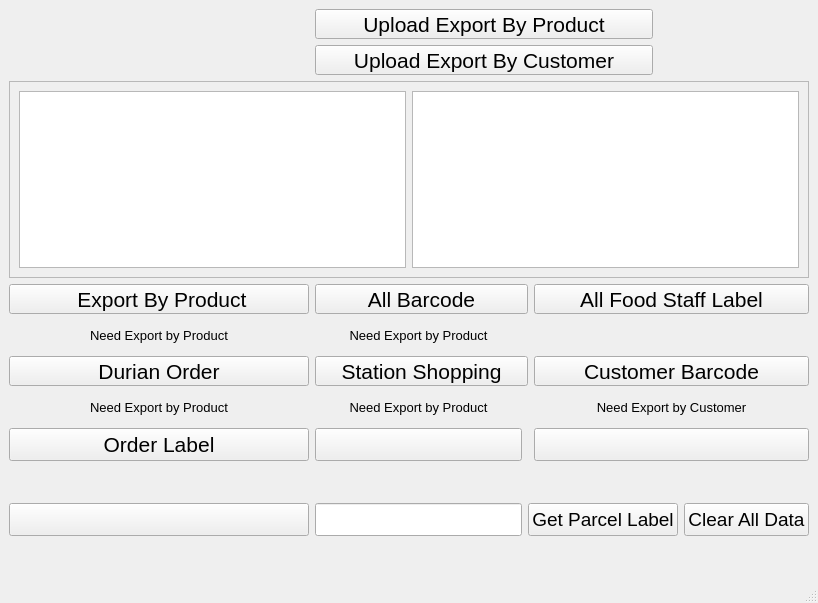
<?xml version="1.0" encoding="UTF-8"?>
<ui version="4.0">
 <class>MainWindow</class>
 <widget class="QMainWindow" name="MainWindow">
  <property name="geometry">
   <rect>
    <x>0</x>
    <y>0</y>
    <width>815</width>
    <height>603</height>
   </rect>
  </property>
  <property name="windowTitle">
   <string>MainWindow</string>
  </property>
  <widget class="QWidget" name="centralwidget">
   <layout class="QGridLayout" name="gridLayout_2">
    <item row="1" column="1" colspan="3">
     <layout class="QHBoxLayout" name="horizontalLayout_2">
      <item>
       <widget class="QPushButton" name="pushButton_2">
        <property name="sizePolicy">
         <sizepolicy hsizetype="Expanding" vsizetype="Expanding">
          <horstretch>0</horstretch>
          <verstretch>0</verstretch>
         </sizepolicy>
        </property>
        <property name="minimumSize">
         <size>
          <width>0</width>
          <height>30</height>
         </size>
        </property>
        <property name="maximumSize">
         <size>
          <width>16777215</width>
          <height>40</height>
         </size>
        </property>
        <property name="font">
         <font>
          <pointsize>16</pointsize>
         </font>
        </property>
        <property name="layoutDirection">
         <enum>Qt::RightToLeft</enum>
        </property>
        <property name="text">
         <string>Upload Export By Customer</string>
        </property>
       </widget>
      </item>
      <item>
       <widget class="QLabel" name="label_3">
        <property name="sizePolicy">
         <sizepolicy hsizetype="Expanding" vsizetype="Expanding">
          <horstretch>0</horstretch>
          <verstretch>0</verstretch>
         </sizepolicy>
        </property>
        <property name="minimumSize">
         <size>
          <width>150</width>
          <height>30</height>
         </size>
        </property>
        <property name="maximumSize">
         <size>
          <width>150</width>
          <height>40</height>
         </size>
        </property>
        <property name="font">
         <font>
          <pointsize>14</pointsize>
         </font>
        </property>
        <property name="layoutDirection">
         <enum>Qt::RightToLeft</enum>
        </property>
        <property name="text">
         <string/>
        </property>
       </widget>
      </item>
     </layout>
    </item>
    <item row="2" column="0" colspan="4">
     <widget class="QFrame" name="frame">
      <property name="frameShape">
       <enum>QFrame::StyledPanel</enum>
      </property>
      <property name="frameShadow">
       <enum>QFrame::Raised</enum>
      </property>
      <layout class="QGridLayout" name="gridLayout">
       <item row="0" column="1">
        <widget class="QTableView" name="tableView_2">
         <property name="sizePolicy">
          <sizepolicy hsizetype="Expanding" vsizetype="Expanding">
           <horstretch>0</horstretch>
           <verstretch>0</verstretch>
          </sizepolicy>
         </property>
         <property name="minimumSize">
          <size>
           <width>0</width>
           <height>0</height>
          </size>
         </property>
         <property name="font">
          <font>
           <pointsize>16</pointsize>
          </font>
         </property>
        </widget>
       </item>
       <item row="0" column="0">
        <widget class="QTableView" name="tableView">
         <property name="sizePolicy">
          <sizepolicy hsizetype="Expanding" vsizetype="Expanding">
           <horstretch>0</horstretch>
           <verstretch>0</verstretch>
          </sizepolicy>
         </property>
         <property name="minimumSize">
          <size>
           <width>0</width>
           <height>0</height>
          </size>
         </property>
         <property name="font">
          <font>
           <pointsize>16</pointsize>
          </font>
         </property>
        </widget>
       </item>
      </layout>
     </widget>
    </item>
    <item row="9" column="2" colspan="2">
     <layout class="QHBoxLayout" name="horizontalLayout_3">
      <item>
       <widget class="QPushButton" name="pushButton_7">
        <property name="sizePolicy">
         <sizepolicy hsizetype="Expanding" vsizetype="Expanding">
          <horstretch>0</horstretch>
          <verstretch>0</verstretch>
         </sizepolicy>
        </property>
        <property name="minimumSize">
         <size>
          <width>0</width>
          <height>0</height>
         </size>
        </property>
        <property name="maximumSize">
         <size>
          <width>16777215</width>
          <height>40</height>
         </size>
        </property>
        <property name="font">
         <font>
          <pointsize>14</pointsize>
         </font>
        </property>
        <property name="text">
         <string>Get Parcel Label</string>
        </property>
       </widget>
      </item>
      <item>
       <widget class="QPushButton" name="pushButton_10">
        <property name="sizePolicy">
         <sizepolicy hsizetype="Expanding" vsizetype="Expanding">
          <horstretch>0</horstretch>
          <verstretch>0</verstretch>
         </sizepolicy>
        </property>
        <property name="maximumSize">
         <size>
          <width>16777215</width>
          <height>40</height>
         </size>
        </property>
        <property name="font">
         <font>
          <pointsize>14</pointsize>
         </font>
        </property>
        <property name="text">
         <string>Clear All Data</string>
        </property>
       </widget>
      </item>
     </layout>
    </item>
    <item row="0" column="1" colspan="3">
     <layout class="QHBoxLayout" name="horizontalLayout">
      <item>
       <widget class="QPushButton" name="pushButton">
        <property name="sizePolicy">
         <sizepolicy hsizetype="Expanding" vsizetype="Expanding">
          <horstretch>0</horstretch>
          <verstretch>0</verstretch>
         </sizepolicy>
        </property>
        <property name="minimumSize">
         <size>
          <width>0</width>
          <height>30</height>
         </size>
        </property>
        <property name="maximumSize">
         <size>
          <width>16777215</width>
          <height>40</height>
         </size>
        </property>
        <property name="font">
         <font>
          <pointsize>16</pointsize>
         </font>
        </property>
        <property name="layoutDirection">
         <enum>Qt::RightToLeft</enum>
        </property>
        <property name="text">
         <string>Upload Export By Product</string>
        </property>
       </widget>
      </item>
      <item>
       <widget class="QLabel" name="label_2">
        <property name="sizePolicy">
         <sizepolicy hsizetype="Expanding" vsizetype="Expanding">
          <horstretch>0</horstretch>
          <verstretch>0</verstretch>
         </sizepolicy>
        </property>
        <property name="minimumSize">
         <size>
          <width>150</width>
          <height>30</height>
         </size>
        </property>
        <property name="maximumSize">
         <size>
          <width>150</width>
          <height>40</height>
         </size>
        </property>
        <property name="font">
         <font>
          <pointsize>14</pointsize>
         </font>
        </property>
        <property name="layoutDirection">
         <enum>Qt::RightToLeft</enum>
        </property>
        <property name="text">
         <string/>
        </property>
       </widget>
      </item>
     </layout>
    </item>
    <item row="8" column="1">
     <widget class="QLabel" name="label_12">
      <property name="minimumSize">
       <size>
        <width>0</width>
        <height>30</height>
       </size>
      </property>
      <property name="maximumSize">
       <size>
        <width>16777215</width>
        <height>40</height>
       </size>
      </property>
      <property name="font">
       <font>
        <pointsize>10</pointsize>
       </font>
      </property>
      <property name="layoutDirection">
       <enum>Qt::LeftToRight</enum>
      </property>
      <property name="text">
       <string/>
      </property>
      <property name="alignment">
       <set>Qt::AlignCenter</set>
      </property>
     </widget>
    </item>
    <item row="5" column="3">
     <widget class="QPushButton" name="pushButton_8">
      <property name="sizePolicy">
       <sizepolicy hsizetype="Expanding" vsizetype="Expanding">
        <horstretch>0</horstretch>
        <verstretch>0</verstretch>
       </sizepolicy>
      </property>
      <property name="minimumSize">
       <size>
        <width>0</width>
        <height>30</height>
       </size>
      </property>
      <property name="maximumSize">
       <size>
        <width>16777215</width>
        <height>40</height>
       </size>
      </property>
      <property name="font">
       <font>
        <pointsize>16</pointsize>
       </font>
      </property>
      <property name="text">
       <string>Customer Barcode</string>
      </property>
     </widget>
    </item>
    <item row="7" column="0">
     <widget class="QPushButton" name="pushButton_11">
      <property name="sizePolicy">
       <sizepolicy hsizetype="Expanding" vsizetype="Expanding">
        <horstretch>0</horstretch>
        <verstretch>0</verstretch>
       </sizepolicy>
      </property>
      <property name="maximumSize">
       <size>
        <width>16777215</width>
        <height>40</height>
       </size>
      </property>
      <property name="font">
       <font>
        <pointsize>16</pointsize>
       </font>
      </property>
      <property name="text">
       <string>Order Label</string>
      </property>
     </widget>
    </item>
    <item row="4" column="0">
     <widget class="QLabel" name="label_5">
      <property name="sizePolicy">
       <sizepolicy hsizetype="Expanding" vsizetype="Expanding">
        <horstretch>0</horstretch>
        <verstretch>0</verstretch>
       </sizepolicy>
      </property>
      <property name="minimumSize">
       <size>
        <width>0</width>
        <height>30</height>
       </size>
      </property>
      <property name="maximumSize">
       <size>
        <width>16777215</width>
        <height>40</height>
       </size>
      </property>
      <property name="font">
       <font>
        <pointsize>10</pointsize>
        <strikeout>false</strikeout>
        <stylestrategy>PreferAntialias</stylestrategy>
        <kerning>false</kerning>
       </font>
      </property>
      <property name="text">
       <string notr="true">Need Export by Product</string>
      </property>
      <property name="scaledContents">
       <bool>true</bool>
      </property>
      <property name="alignment">
       <set>Qt::AlignCenter</set>
      </property>
     </widget>
    </item>
    <item row="8" column="0">
     <widget class="QLabel" name="label_11">
      <property name="sizePolicy">
       <sizepolicy hsizetype="Expanding" vsizetype="Expanding">
        <horstretch>0</horstretch>
        <verstretch>0</verstretch>
       </sizepolicy>
      </property>
      <property name="minimumSize">
       <size>
        <width>0</width>
        <height>30</height>
       </size>
      </property>
      <property name="maximumSize">
       <size>
        <width>16777215</width>
        <height>40</height>
       </size>
      </property>
      <property name="font">
       <font>
        <pointsize>10</pointsize>
       </font>
      </property>
      <property name="text">
       <string/>
      </property>
     </widget>
    </item>
    <item row="3" column="0">
     <widget class="QPushButton" name="pushButton_9">
      <property name="sizePolicy">
       <sizepolicy hsizetype="Expanding" vsizetype="Expanding">
        <horstretch>0</horstretch>
        <verstretch>0</verstretch>
       </sizepolicy>
      </property>
      <property name="minimumSize">
       <size>
        <width>0</width>
        <height>30</height>
       </size>
      </property>
      <property name="maximumSize">
       <size>
        <width>16777215</width>
        <height>40</height>
       </size>
      </property>
      <property name="font">
       <font>
        <pointsize>16</pointsize>
       </font>
      </property>
      <property name="text">
       <string> Export By Product</string>
      </property>
     </widget>
    </item>
    <item row="9" column="0">
     <widget class="QPushButton" name="pushButton_14">
      <property name="sizePolicy">
       <sizepolicy hsizetype="Expanding" vsizetype="Expanding">
        <horstretch>0</horstretch>
        <verstretch>0</verstretch>
       </sizepolicy>
      </property>
      <property name="maximumSize">
       <size>
        <width>16777215</width>
        <height>40</height>
       </size>
      </property>
      <property name="font">
       <font>
        <pointsize>16</pointsize>
       </font>
      </property>
      <property name="text">
       <string/>
      </property>
     </widget>
    </item>
    <item row="9" column="1">
     <widget class="QLineEdit" name="lineEdit">
      <property name="sizePolicy">
       <sizepolicy hsizetype="Expanding" vsizetype="Expanding">
        <horstretch>0</horstretch>
        <verstretch>0</verstretch>
       </sizepolicy>
      </property>
      <property name="maximumSize">
       <size>
        <width>16777215</width>
        <height>40</height>
       </size>
      </property>
      <property name="font">
       <font>
        <pointsize>14</pointsize>
       </font>
      </property>
     </widget>
    </item>
    <item row="4" column="3">
     <widget class="QLabel" name="label_8">
      <property name="sizePolicy">
       <sizepolicy hsizetype="Expanding" vsizetype="Expanding">
        <horstretch>0</horstretch>
        <verstretch>0</verstretch>
       </sizepolicy>
      </property>
      <property name="minimumSize">
       <size>
        <width>0</width>
        <height>30</height>
       </size>
      </property>
      <property name="maximumSize">
       <size>
        <width>16777215</width>
        <height>40</height>
       </size>
      </property>
      <property name="font">
       <font>
        <pointsize>10</pointsize>
       </font>
      </property>
      <property name="text">
       <string/>
      </property>
      <property name="alignment">
       <set>Qt::AlignCenter</set>
      </property>
     </widget>
    </item>
    <item row="5" column="1" colspan="2">
     <widget class="QPushButton" name="pushButton_4">
      <property name="sizePolicy">
       <sizepolicy hsizetype="Expanding" vsizetype="Expanding">
        <horstretch>0</horstretch>
        <verstretch>0</verstretch>
       </sizepolicy>
      </property>
      <property name="minimumSize">
       <size>
        <width>0</width>
        <height>30</height>
       </size>
      </property>
      <property name="maximumSize">
       <size>
        <width>16777215</width>
        <height>40</height>
       </size>
      </property>
      <property name="font">
       <font>
        <pointsize>16</pointsize>
        <kerning>true</kerning>
       </font>
      </property>
      <property name="text">
       <string>Station Shopping</string>
      </property>
     </widget>
    </item>
    <item row="0" column="0">
     <widget class="QLabel" name="label">
      <property name="sizePolicy">
       <sizepolicy hsizetype="Expanding" vsizetype="Expanding">
        <horstretch>0</horstretch>
        <verstretch>0</verstretch>
       </sizepolicy>
      </property>
      <property name="minimumSize">
       <size>
        <width>300</width>
        <height>30</height>
       </size>
      </property>
      <property name="maximumSize">
       <size>
        <width>9999999</width>
        <height>40</height>
       </size>
      </property>
      <property name="font">
       <font>
        <pointsize>14</pointsize>
        <strikeout>false</strikeout>
        <stylestrategy>PreferAntialias</stylestrategy>
        <kerning>false</kerning>
       </font>
      </property>
      <property name="text">
       <string notr="true"/>
      </property>
      <property name="scaledContents">
       <bool>true</bool>
      </property>
     </widget>
    </item>
    <item row="5" column="0">
     <widget class="QPushButton" name="pushButton_6">
      <property name="sizePolicy">
       <sizepolicy hsizetype="Expanding" vsizetype="Expanding">
        <horstretch>0</horstretch>
        <verstretch>0</verstretch>
       </sizepolicy>
      </property>
      <property name="minimumSize">
       <size>
        <width>0</width>
        <height>30</height>
       </size>
      </property>
      <property name="maximumSize">
       <size>
        <width>16777215</width>
        <height>40</height>
       </size>
      </property>
      <property name="font">
       <font>
        <pointsize>16</pointsize>
       </font>
      </property>
      <property name="text">
       <string>Durian Order</string>
      </property>
     </widget>
    </item>
    <item row="3" column="1" colspan="2">
     <widget class="QPushButton" name="pushButton_3">
      <property name="sizePolicy">
       <sizepolicy hsizetype="Expanding" vsizetype="Expanding">
        <horstretch>0</horstretch>
        <verstretch>0</verstretch>
       </sizepolicy>
      </property>
      <property name="minimumSize">
       <size>
        <width>0</width>
        <height>30</height>
       </size>
      </property>
      <property name="maximumSize">
       <size>
        <width>16777215</width>
        <height>40</height>
       </size>
      </property>
      <property name="font">
       <font>
        <pointsize>16</pointsize>
       </font>
      </property>
      <property name="text">
       <string>All Barcode</string>
      </property>
     </widget>
    </item>
    <item row="7" column="3">
     <widget class="QPushButton" name="pushButton_13">
      <property name="sizePolicy">
       <sizepolicy hsizetype="Expanding" vsizetype="Expanding">
        <horstretch>0</horstretch>
        <verstretch>0</verstretch>
       </sizepolicy>
      </property>
      <property name="maximumSize">
       <size>
        <width>16777215</width>
        <height>40</height>
       </size>
      </property>
      <property name="font">
       <font>
        <pointsize>16</pointsize>
       </font>
      </property>
      <property name="text">
       <string/>
      </property>
     </widget>
    </item>
    <item row="6" column="3">
     <widget class="QLabel" name="label_6">
      <property name="sizePolicy">
       <sizepolicy hsizetype="Expanding" vsizetype="Expanding">
        <horstretch>0</horstretch>
        <verstretch>0</verstretch>
       </sizepolicy>
      </property>
      <property name="minimumSize">
       <size>
        <width>0</width>
        <height>30</height>
       </size>
      </property>
      <property name="maximumSize">
       <size>
        <width>16777215</width>
        <height>40</height>
       </size>
      </property>
      <property name="font">
       <font>
        <pointsize>10</pointsize>
       </font>
      </property>
      <property name="text">
       <string>Need Export by Customer</string>
      </property>
      <property name="scaledContents">
       <bool>false</bool>
      </property>
      <property name="alignment">
       <set>Qt::AlignCenter</set>
      </property>
     </widget>
    </item>
    <item row="7" column="1">
     <widget class="QPushButton" name="pushButton_12">
      <property name="sizePolicy">
       <sizepolicy hsizetype="Expanding" vsizetype="Expanding">
        <horstretch>0</horstretch>
        <verstretch>0</verstretch>
       </sizepolicy>
      </property>
      <property name="maximumSize">
       <size>
        <width>16777215</width>
        <height>40</height>
       </size>
      </property>
      <property name="font">
       <font>
        <pointsize>16</pointsize>
       </font>
      </property>
      <property name="text">
       <string/>
      </property>
     </widget>
    </item>
    <item row="1" column="0">
     <widget class="QLabel" name="label_4">
      <property name="sizePolicy">
       <sizepolicy hsizetype="Expanding" vsizetype="Expanding">
        <horstretch>0</horstretch>
        <verstretch>0</verstretch>
       </sizepolicy>
      </property>
      <property name="minimumSize">
       <size>
        <width>300</width>
        <height>30</height>
       </size>
      </property>
      <property name="maximumSize">
       <size>
        <width>9999999</width>
        <height>40</height>
       </size>
      </property>
      <property name="font">
       <font>
        <pointsize>14</pointsize>
        <strikeout>false</strikeout>
        <stylestrategy>PreferAntialias</stylestrategy>
        <kerning>false</kerning>
       </font>
      </property>
      <property name="text">
       <string notr="true"/>
      </property>
      <property name="scaledContents">
       <bool>true</bool>
      </property>
     </widget>
    </item>
    <item row="4" column="1">
     <widget class="QLabel" name="label_7">
      <property name="minimumSize">
       <size>
        <width>0</width>
        <height>30</height>
       </size>
      </property>
      <property name="maximumSize">
       <size>
        <width>16777215</width>
        <height>40</height>
       </size>
      </property>
      <property name="font">
       <font>
        <pointsize>10</pointsize>
       </font>
      </property>
      <property name="text">
       <string>Need Export by Product</string>
      </property>
      <property name="alignment">
       <set>Qt::AlignCenter</set>
      </property>
     </widget>
    </item>
    <item row="6" column="0">
     <widget class="QLabel" name="label_9">
      <property name="sizePolicy">
       <sizepolicy hsizetype="Expanding" vsizetype="Expanding">
        <horstretch>0</horstretch>
        <verstretch>0</verstretch>
       </sizepolicy>
      </property>
      <property name="minimumSize">
       <size>
        <width>0</width>
        <height>30</height>
       </size>
      </property>
      <property name="maximumSize">
       <size>
        <width>16777215</width>
        <height>40</height>
       </size>
      </property>
      <property name="font">
       <font>
        <pointsize>10</pointsize>
       </font>
      </property>
      <property name="text">
       <string>Need Export by Product</string>
      </property>
      <property name="alignment">
       <set>Qt::AlignCenter</set>
      </property>
     </widget>
    </item>
    <item row="3" column="3">
     <widget class="QPushButton" name="pushButton_5">
      <property name="sizePolicy">
       <sizepolicy hsizetype="Expanding" vsizetype="Expanding">
        <horstretch>0</horstretch>
        <verstretch>0</verstretch>
       </sizepolicy>
      </property>
      <property name="minimumSize">
       <size>
        <width>0</width>
        <height>30</height>
       </size>
      </property>
      <property name="maximumSize">
       <size>
        <width>16777215</width>
        <height>40</height>
       </size>
      </property>
      <property name="font">
       <font>
        <pointsize>16</pointsize>
       </font>
      </property>
      <property name="text">
       <string>All Food Staff Label</string>
      </property>
     </widget>
    </item>
    <item row="6" column="1">
     <widget class="QLabel" name="label_10">
      <property name="sizePolicy">
       <sizepolicy hsizetype="Expanding" vsizetype="Expanding">
        <horstretch>0</horstretch>
        <verstretch>0</verstretch>
       </sizepolicy>
      </property>
      <property name="minimumSize">
       <size>
        <width>0</width>
        <height>30</height>
       </size>
      </property>
      <property name="maximumSize">
       <size>
        <width>16777215</width>
        <height>40</height>
       </size>
      </property>
      <property name="font">
       <font>
        <pointsize>10</pointsize>
       </font>
      </property>
      <property name="text">
       <string>Need Export by Product</string>
      </property>
      <property name="alignment">
       <set>Qt::AlignCenter</set>
      </property>
     </widget>
    </item>
    <item row="10" column="0">
     <widget class="QLabel" name="label_13">
      <property name="minimumSize">
       <size>
        <width>0</width>
        <height>30</height>
       </size>
      </property>
      <property name="maximumSize">
       <size>
        <width>16777215</width>
        <height>40</height>
       </size>
      </property>
      <property name="font">
       <font>
        <pointsize>10</pointsize>
       </font>
      </property>
      <property name="layoutDirection">
       <enum>Qt::LeftToRight</enum>
      </property>
      <property name="text">
       <string/>
      </property>
      <property name="alignment">
       <set>Qt::AlignCenter</set>
      </property>
     </widget>
    </item>
    <item row="8" column="3">
     <widget class="QLabel" name="label_14">
      <property name="minimumSize">
       <size>
        <width>0</width>
        <height>30</height>
       </size>
      </property>
      <property name="maximumSize">
       <size>
        <width>16777215</width>
        <height>40</height>
       </size>
      </property>
      <property name="font">
       <font>
        <pointsize>10</pointsize>
       </font>
      </property>
      <property name="layoutDirection">
       <enum>Qt::LeftToRight</enum>
      </property>
      <property name="text">
       <string/>
      </property>
      <property name="alignment">
       <set>Qt::AlignCenter</set>
      </property>
     </widget>
    </item>
   </layout>
  </widget>
  <widget class="QMenuBar" name="menubar">
   <property name="geometry">
    <rect>
     <x>0</x>
     <y>0</y>
     <width>815</width>
     <height>21</height>
    </rect>
   </property>
  </widget>
  <widget class="QStatusBar" name="statusbar"/>
 </widget>
 <resources/>
 <connections/>
</ui>
